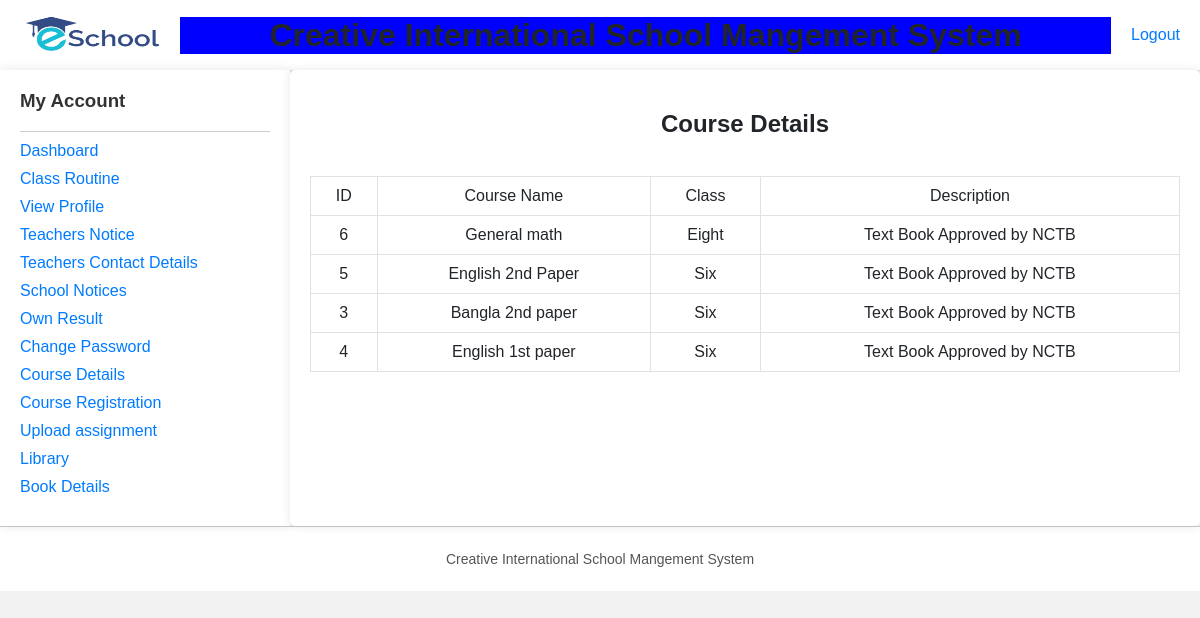
Screenshot of /School-management-system-main/School-management-system-main/student/view/coursedetails.php (signed in) with the database file from the repository.
### tables this page shows
CREATE TABLE `course` (
  `id` int(3) NOT NULL,
  `course_name` varchar(20) NOT NULL,
  `class` varchar(10) NOT NULL,
  `description` varchar(50) NOT NULL
);

### School-management-system-main/School-management-system-main/student/model/DatabaseConnection.php (called while the page is built, shortened)
<?php
	function getRegisteredCourses($student_id) {
		$conn = getConnection();
		$sql = "SELECT course.id, course.course_name, course.description, course.class
		FROM course
		INNER JOIN registrations ON course.id = registrations.course_id
		WHERE registrations.student_id = {$student_id};";
		$result = mysqli_query($conn, $sql);
		$courses=[];
		while($row = mysqli_fetch_assoc($result))
		{
			array_push($courses, $row);
		}
		return $courses;
	}
?>

### School-management-system-main/School-management-system-main/student/controller/getRegisteredCoursesController.php (called while the page is built)
<?php
    include_once '../model/DatabaseConnection.php';
    function getRegisteredCoursesController() {
        $student_id = $_COOKIE['id'];
        $result = getRegisteredCourses($student_id);
        return $result;
    }
?>

### School-management-system-main/School-management-system-main/student/view/coursedetails.php (the view, shortened to what this page needs)
<?php
require_once('../model/DatabaseConnection.php');
require_once('../controller/getRegisteredCoursesController.php');
$courseList=getRegisteredCoursesController();
include('header.php');
?>
 <!DOCTYPE html>
<html lang="en" dir="ltr">
<head>
</head>
<body>
  <div class="container">
    <?php include('sideBar.php'); ?>
    <div class="main-content">
      <center><h2>Course Details</h2></center>
      <div id="myh1" class="">
        <br>
        <?php
          echo "<table border = 1 width='100%' cellspacing = 0  >
                <tr align = 'center'>
                    <td>ID</td>
                    <td>Course Name</td>
                    <td>Class</td>
                    <td>Description</td>
                </tr>";
          for($i = 0; $i<count($courseList); $i++){
            echo "<tr align = 'center'>
                    <td>{$courseList[$i]['id']}</td>
                    <td>{$courseList[$i]['course_name']}</td>
                    <td>{$courseList[$i]['class']}</td>
                    <td>{$courseList[$i]['description']}</td>
                  </tr>";
          }
          echo "</table>";
        ?>
      </div>
    </div>
  </div>
  <?php include('footer.php'); ?>
</body>
</html>

### School-management-system-main/School-management-system-main/student/view/header.php (style rules this page uses)
body { font-family: Arial, sans-serif; margin: 0; padding: 0; background-color: #f2f2f2; }

### School-management-system-main/School-management-system-main/student/view/coursedetails.php (style rules this page uses)
body { font-family: Arial, sans-serif; margin: 0; padding: 0; background-color: #f8f9fa; color: #212529; }
.container { display: flex; }
.main-content { flex-grow: 1; padding: 20px; background-color: #fff; box-shadow: 0 0 10px rgba(0, 0, 0, 0.1); border-radius: 5px; }
table { width: 100%; border-collapse: collapse; }
th, td { padding: 10px; border: 1px solid #dee2e6; }

### School-management-system-main/School-management-system-main/student/view/sideBar.php (style rules this page uses)
body { font-family: Arial, sans-serif; margin: 0; padding: 0; background-color: #f2f2f2; }

### School-management-system-main/School-management-system-main/student/view/footer.php (style rules this page uses)
body { font-family: Arial, sans-serif; margin: 0; padding: 0; background-color: #f2f2f2; }

### rows the page displays
course: id "6", course_name "General math", class "Eight", description "Text Book Approved by NCTB"
course: id "5", course_name "English 2nd Paper", class "Six", description "Text Book Approved by NCTB"
course: id "3", course_name "Bangla 2nd paper", class "Six", description "Text Book Approved by NCTB"
course: id "4", course_name "English 1st paper", class "Six", description "Text Book Approved by NCTB"
